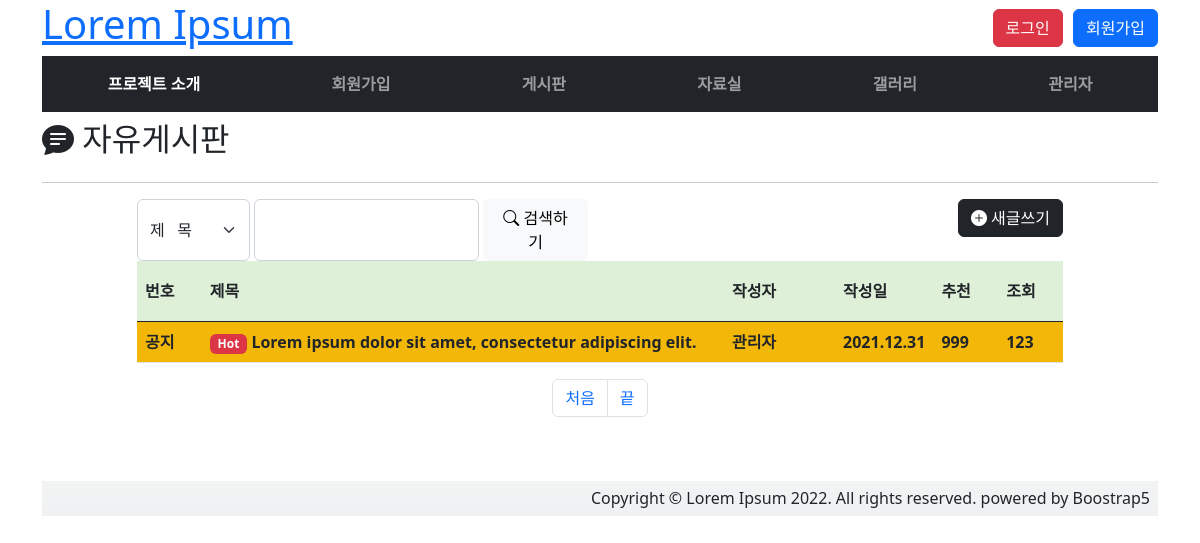
Page /board/list/ on the earlier database version.
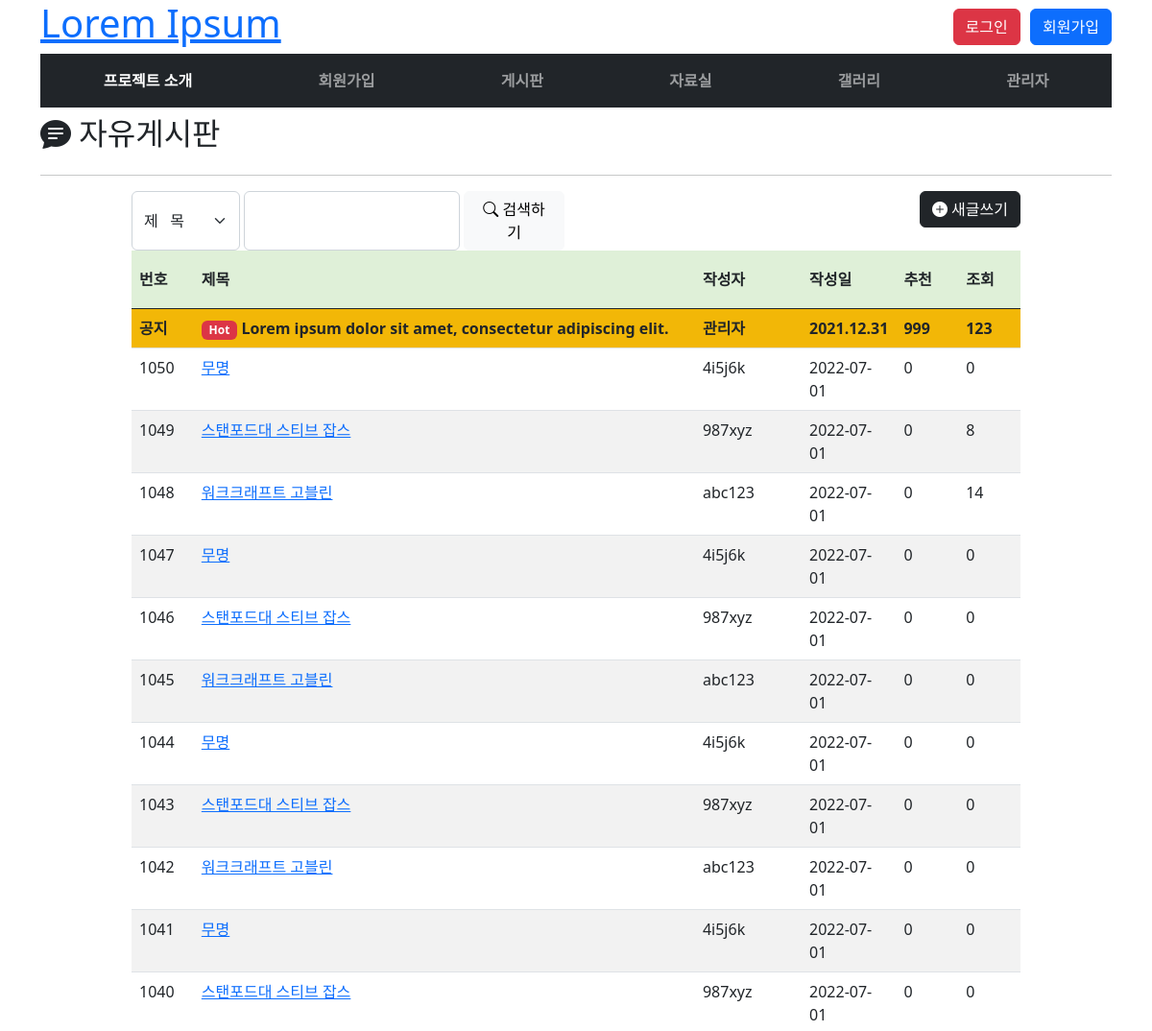
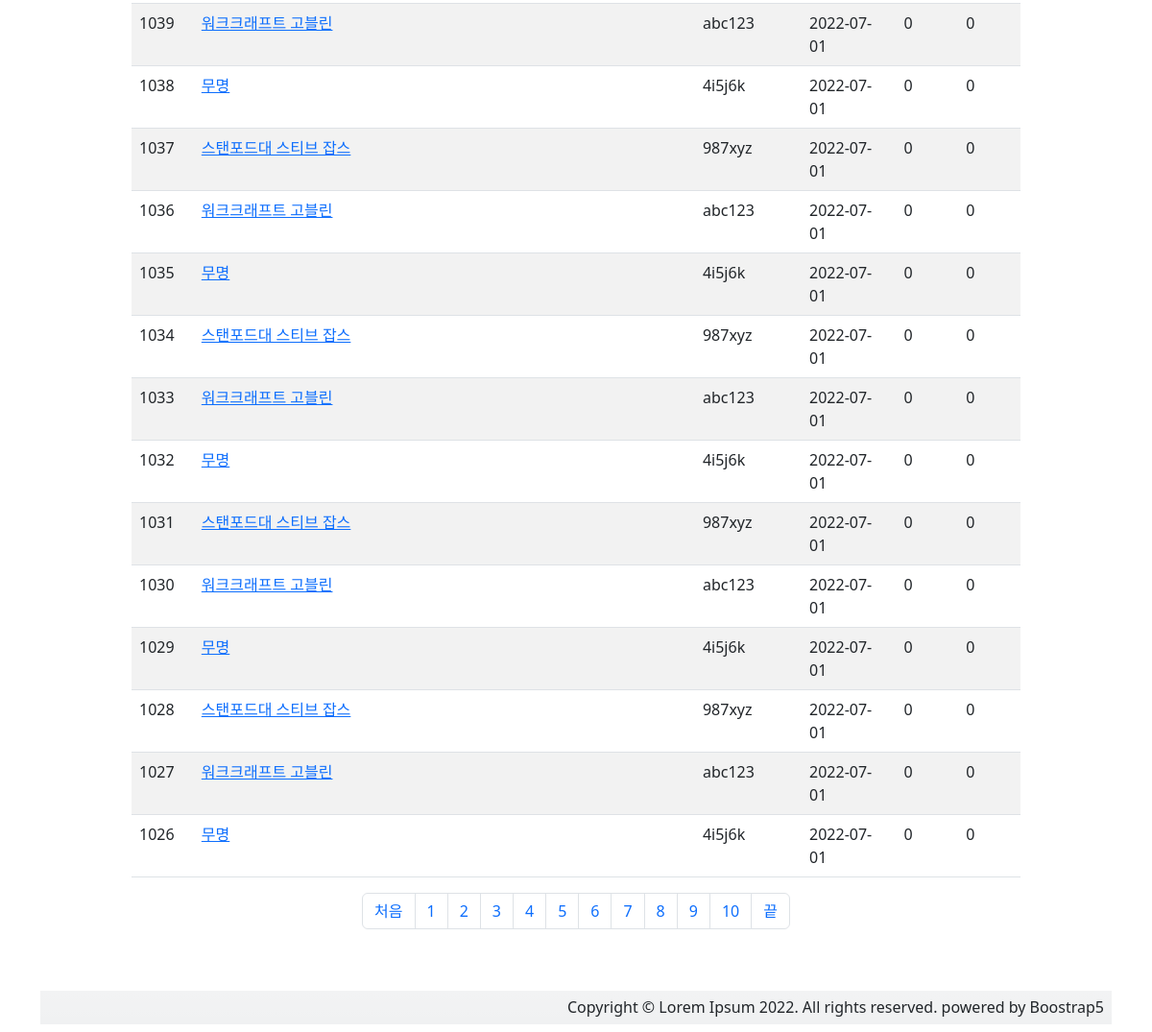
Same page on the later database version (2 pictures, top to bottom).
### board/models.py (models this page shows)
class Board(models.Model):
    id = models.AutoField(primary_key=True)
    title = models.TextField()
    member = models.ForeignKey(Member, on_delete=models.DO_NOTHING)
    regdate = models.DateTimeField(default=datetime.now)
    thumbup = models.IntegerField(default=0)
    views = models.IntegerField(default=0)
    contents = models.TextField(null=False, blank=False)
    class Meta:
        db_table = 'board'
        ordering = ['-id']

### join/models.py (models this page shows)
class Member(models.Model):
    id = models.AutoField(primary_key=True)
    userid = models.CharField(max_length=18, unique=True)
    passwd = models.CharField(max_length=18)
    name = models.CharField(max_length=7)
    phone = models.CharField(max_length=15)
    email = models.TextField()
    mailing = models.BooleanField(default=False)
    zipcode = models.ForeignKey(Zipcode, on_delete=models.DO_NOTHING)
    addr = models.TextField()
    regdate=models.DateTimeField(default=datetime.now)
    class Meta:
        db_table = 'member'

### board/views.py (the view, shortened to what this page needs)
# urls.py: path('list/', views.ListView.as_view(), name='blist'),
class ListView(View):
    def get(self, request, perPage=25):
        form = request.GET.dict()
        qry = ''
        if request.GET.get('fkey') is not None and request.GET.get('ftype') is not None:
            if form['ftype'] == 'title':
                bdlist = Board.objects.select_related().filter(title=form['fkey'])
            elif form['ftype'] == 'userid':
                bdlist = Board.objects.select_related().filter(member__userid=form['fkey'])
            elif form['ftype'] == 'contents':
                bdlist = Board.objects.select_related().filter(contents__contains=form['fkey'])
            qry = urlencode({'ftype': form['ftype'], 'fkey': form['fkey']})
        else:
            bdlist = Board.objects.select_related()
        pages = ceil(bdlist.count() / perPage)
        cpage = 1
        if request.GET.get('cpage') is not None: cpage = form['cpage']
        start = (int(cpage) - 1) * perPage
        end = start + perPage
        bdlist = bdlist[start:end]
        stpgn = int((int(cpage) - 1) / 10) * 10 + 1
        context = {'bds': bdlist, 'pages': pages, 'range': range(stpgn, stpgn+10), 'qry': qry}
        return render(request, 'board/list.html', context)

### templates/board/list.html (shortened to what this page needs)
{% extends 'layouts/base.html' %}
{% load static %}
{% block contents %}
<div id="main">
        <div>
            <div class="d-flex justify-content-between mt-2">
                <h2><i class="bi bi-chat-text-fill"></i> 자유게시판</h2>
            </div>
            <hr>
        </div>
        <div class="row">
            <div class="col"></div>
            <div class="col-sm-5 d-flex flex-row">
                <select name="findtype" id="findtype" class="form-select w-25 findfrm">
                    <option value="title">제 &nbsp; 목</option>
                </select>&nbsp;
                <input type="text" name="findkey" id="findkey"
                       class="form-control w-50 findfrm2">&nbsp;
                <button type="button" class="btn btn-light" id="findbtn">
                    <i class="bi bi-search"></i> 검색하기</button>
            </div>
            <div class="col-sm-5 text-end">
                <button type="button" class="btn btn-dark">
                    <i class="bi bi-plus-circle-fill"></i> 새글쓰기</button>
            </div>
            <div class="col"></div>
        </div>
        <div class="row mt-n2">
            <div class="col"></div>
            <div class="col-10">
                <table class="table table-striped table-hover">
                    <thead class="thead">
                        <tr style="height: 60px; vertical-align: middle">
                            <th style="width: 7%">번호</th>
                            <th>제목</th>
                            <th style="width: 12%">작성자</th>
                            <th style="width: 10%">작성일</th>
                            <th style="width: 7%">추천</th>
                            <th style="width: 7%">조회</th>
                        </tr>
                    </thead>
                    <tbody>
                    <tr class="text-danger bg-warning">
                        <th>공지</th>
                        <th><span class="badge bg-danger">Hot</span>
                            Lorem ipsum dolor sit amet, consectetur adipiscing elit.</th>
                        <th>관리자</th>
                        <th>2021.12.31</th>
                        <th>999</th>
                        <th>123</th>
                    </tr>
                    {% for b in bds %}
                        <tr>
                            <td>{{ b.id }}</td>
                            <td><a href="{% url 'bview' %}?bno={{ b.id }}">{{ b.title }}</a></td>
                            <td>{{ b.member.userid }}</td>
                            <td>{{ b.regdate|date:'Y-m-d' }}</td>
                            <td>{{ b.thumbup }}</td>
                            <td>{{ b.views }}</td>
                        </tr>
                    {% endfor %}
                    </tbody>
                </table>
            </div>
            <div class="col"></div>
        </div>
        <div class="row mt-n2">
            <div class="col-12 mb-5">
                <ul class="pagination justify-content-center">
                    <li class="page-item">
                        <a href="?cpage=1&{{ qry }}" class="page-link">처음</a>
                    </li>
                    {% for i in range %}
                        {%  if i <= pages %}
                        <li class="page-item
                            {% if i == request.GET.cpage|add:0 %}active{% endif %}">
                            <a href="?cpage={{ i }}&{{ qry }}" class="page-link cpage">{{ i }}</a>
                        </li>
                        {% endif %}
                    {% endfor %}
                    <li class="page-item">
                        <a href="?cpage={{ pages }}&{{ qry }}" class="page-link">끝</a>
                    </li>
                </ul>
            </div>
        </div>
    </div>
{% endblock %}

### templates/layouts/base.html (shortened to what this page needs)
<!DOCTYPE html>
<html lang="ko">
<head>
    {%  load static %}
    <link rel="stylesheet" href="{% static '/css/vendor/bs5/bootstrap.min.css' %}">
    <link rel="stylesheet" href="https://cdn.jsdelivr.net/npm/bootstrap-icons@1.8.3/font/bootstrap-icons.css">
    <link rel="stylesheet" href="{% static '/css/webproject.css' %}">
</head>
<body>
    <div class="container">
        {% include 'layouts/header.html' %}
        {% block contents %} {% endblock %}
        {% include 'layouts/footer.html' %}
    </div>
</body>
</html>

### templates/layouts/header.html (shortened to what this page needs)
<header class="d-flex justify-content-between">
    <h1><a href="{% url 'index' %}">Lorem Ipsum</a></h1>
    <h1>
        {% if not request.session.userinfo %}
            <button type="button" class="btn btn-danger"
            data-bs-toggle="modal" data-bs-target="#loginmodal">로그인</button>
            <button type="button" class="btn btn-primary"
            data-bs-toggle="modal" data-bs-target="#joinmodal">회원가입</button>
        {% endif %}
    </h1>
</header>
<nav class="nav navbar-expand navbar-dark bg-dark py-2 fw-bold">
    <ul class="navbar-nav nav-fill w-100">
        <li class="nav-item">
            <a class="nav-link  active"  href="{% url 'intro' %}">프로젝트 소개</a></li>
        <li class="nav-item">
            <a class="nav-link " href="{% url 'agree' %}">회원가입</a></li>
        <li class="nav-item">
            <a class="nav-link"  href="{% url 'blist' %}">게시판</a></li>
        <li class="nav-item">
            <a class="nav-link"  href="{% url 'plist' %}">자료실</a></li>
        <li class="nav-item">
            <a class="nav-link"  href="{% url 'glist' %}">갤러리</a></li>
       <li class="nav-item">
            <a class="nav-link"  href="{% url 'admin' %}">관리자</a></li>
    </ul>
</nav>

### templates/layouts/footer.html
<footer>
    <h6 class="bg-secondary bg-gradient p-2 bg-opacity-10 text-end">Copyright &copy; Lorem Ipsum 2022. All rights reserved. powered by Boostrap5</h6>
</footer>

### templates/board/list.html (style rules this page uses)
.thead { background: #dff0d8; border: none; }

Differences in the rows shown:
added Board: id "1050", title "무명", member.userid "4i5j6k", regdate "2022-07-01", thumbup "0", views "0"
added Board: id "1049", title "스탠포드대 스티브 잡스", member.userid "987xyz", regdate "2022-07-01", thumbup "0", views "8"
added Board: id "1048", title "워크크래프트 고블린", member.userid "abc123", regdate "2022-07-01", thumbup "0", views "14"
added Board: id "1047", title "무명", member.userid "4i5j6k", regdate "2022-07-01", thumbup "0", views "0"
added Board: id "1046", title "스탠포드대 스티브 잡스", member.userid "987xyz", regdate "2022-07-01", thumbup "0", views "0"
added Board: id "1045", title "워크크래프트 고블린", member.userid "abc123", regdate "2022-07-01", thumbup "0", views "0"
added Board: id "1044", title "무명", member.userid "4i5j6k", regdate "2022-07-01", thumbup "0", views "0"
added Board: id "1043", title "스탠포드대 스티브 잡스", member.userid "987xyz", regdate "2022-07-01", thumbup "0", views "0"
added Board: id "1042", title "워크크래프트 고블린", member.userid "abc123", regdate "2022-07-01", thumbup "0", views "0"
added Board: id "1041", title "무명", member.userid "4i5j6k", regdate "2022-07-01", thumbup "0", views "0"
added Board: id "1040", title "스탠포드대 스티브 잡스", member.userid "987xyz", regdate "2022-07-01", thumbup "0", views "0"
added Board: id "1039", title "워크크래프트 고블린", member.userid "abc123", regdate "2022-07-01", thumbup "0", views "0"
added Board: id "1038", title "무명", member.userid "4i5j6k", regdate "2022-07-01", thumbup "0", views "0"
added Board: id "1037", title "스탠포드대 스티브 잡스", member.userid "987xyz", regdate "2022-07-01", thumbup "0", views "0"
added Board: id "1036", title "워크크래프트 고블린", member.userid "abc123", regdate "2022-07-01", thumbup "0", views "0"
added Board: id "1035", title "무명", member.userid "4i5j6k", regdate "2022-07-01", thumbup "0", views "0"
added Board: id "1034", title "스탠포드대 스티브 잡스", member.userid "987xyz", regdate "2022-07-01", thumbup "0", views "0"
added Board: id "1033", title "워크크래프트 고블린", member.userid "abc123", regdate "2022-07-01", thumbup "0", views "0"
added Board: id "1032", title "무명", member.userid "4i5j6k", regdate "2022-07-01", thumbup "0", views "0"
added Board: id "1031", title "스탠포드대 스티브 잡스", member.userid "987xyz", regdate "2022-07-01", thumbup "0", views "0"
added Board: id "1030", title "워크크래프트 고블린", member.userid "abc123", regdate "2022-07-01", thumbup "0", views "0"
added Board: id "1029", title "무명", member.userid "4i5j6k", regdate "2022-07-01", thumbup "0", views "0"
added Board: id "1028", title "스탠포드대 스티브 잡스", member.userid "987xyz", regdate "2022-07-01", thumbup "0", views "0"
added Board: id "1027", title "워크크래프트 고블린", member.userid "abc123", regdate "2022-07-01", thumbup "0", views "0"
added Board: id "1026", title "무명", member.userid "4i5j6k", regdate "2022-07-01", thumbup "0", views "0"
Other differences:
new list line: "1"
new list line: "2"
new list line: "3"
new list line: "4"
new list line: "5"
new list line: "6"
new list line: "7"
new list line: "8"
new list line: "9"
new list line: "10"
